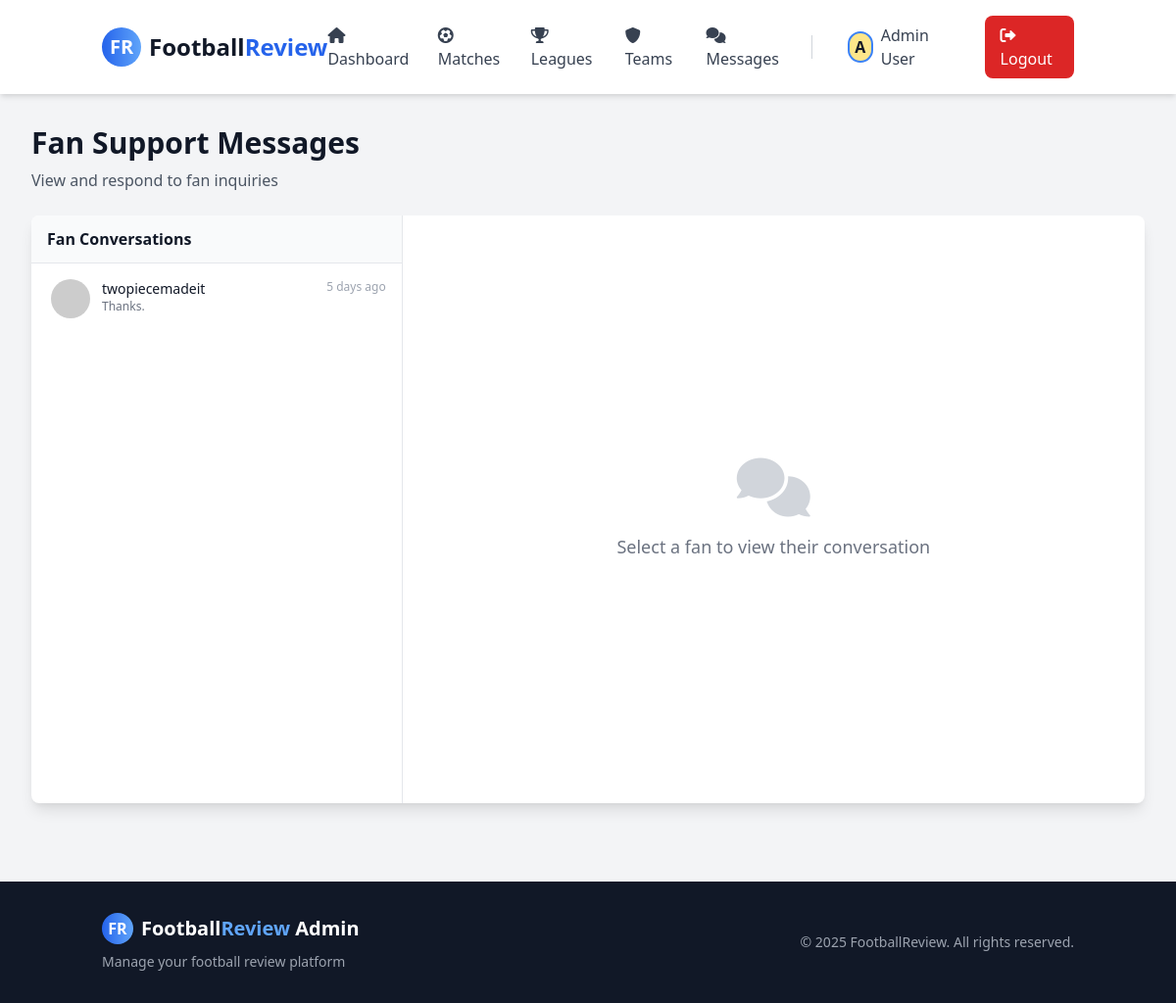
/code/admin/messages.php (signed in), run on the app's committed database.
### tables this page shows
CREATE TABLE `users` (
  `id` int NOT NULL,
  `username` varchar(50) DEFAULT NULL,
  `email` varchar(100) NOT NULL,
  `password_hash` varchar(255) NOT NULL,
  `display_name` varchar(50) DEFAULT NULL,
  `avatar` varchar(255) DEFAULT NULL,
  `bio` text,
  `role` enum('fan','admin','user') DEFAULT 'fan',
  `status` enum('active','inactive','banned') DEFAULT 'active',
  `login_attempts` int DEFAULT '0',
  `last_failed_login` timestamp NULL DEFAULT NULL,
  `last_login` timestamp NULL DEFAULT NULL,
  `created_at` timestamp NOT NULL DEFAULT CURRENT_TIMESTAMP,
  `updated_at` timestamp NOT NULL DEFAULT CURRENT_TIMESTAMP ON UPDATE CURRENT_TIMESTAMP
);

CREATE TABLE `support_messages` (
  `id` int NOT NULL,
  `user_id` int NOT NULL,
  `admin_id` int DEFAULT NULL,
  `message` text NOT NULL,
  `is_admin` tinyint(1) DEFAULT '0',
  `created_at` timestamp NOT NULL DEFAULT CURRENT_TIMESTAMP
);

### code/admin/messages.php (the view, shortened to what the rows shown need)
<?php
$db = Database::getInstance()->getConnection();
$selected_user_id = isset($_GET['user_id']) ? (int)$_GET['user_id'] : null;
$stmt = $db->query("SELECT DISTINCT u.id, u.username, u.display_name, u.avatar,
    (SELECT COUNT(*) FROM support_messages WHERE user_id = u.id) as message_count,
    (SELECT created_at FROM support_messages WHERE user_id = u.id ORDER BY created_at DESC LIMIT 1) as last_message_at
    FROM users u
    WHERE EXISTS (SELECT 1 FROM support_messages WHERE user_id = u.id AND is_admin = 0)
    AND u.role != 'admin'
    ORDER BY last_message_at DESC");
$users_with_messages = $stmt->fetchAll();
?>
<!DOCTYPE html>
<html lang="en">
<head>
    <link href="https://cdn.jsdelivr.net/npm/tailwindcss@2.2.19/dist/tailwind.min.css" rel="stylesheet">
    <link rel="stylesheet" href="https://cdnjs.cloudflare.com/ajax/libs/font-awesome/6.0.0-beta3/css/all.min.css">
    <link rel="stylesheet" href="<?= BASE_URL ?>/assets/css/style.css">
</head>
<body class="bg-gray-100">
<div class="max-w-7xl mx-auto px-4 sm:px-6 lg:px-8 py-8">
    <div class="mb-6">
        <h1 class="text-3xl font-bold text-gray-900">Fan Support Messages</h1>
    </div>
    <div class="bg-white rounded-lg shadow-lg overflow-hidden" style="height: 600px;">
        <div class="flex h-full">
            <div class="w-full md:w-1/3 border-r border-gray-200 flex flex-col h-full">
                <div class="bg-gray-50 px-4 py-3 border-b border-gray-200">
                    <h2 class="font-semibold text-gray-900">Fan Conversations</h2>
                </div>
                <div class="flex-1 overflow-y-auto">
                    <?php if (empty($users_with_messages)): ?>
                        <div class="p-8 text-center">
                            <i class="fas fa-inbox text-6xl text-gray-300 mb-3"></i>
                            <p class="text-gray-500">No messages yet</p>
                            <p class="text-xs text-gray-400 mt-2">Fans can message support from the "Chat with Us" page</p>
                        </div>
                    <?php else: ?>
                        <div class="divide-y divide-gray-200">
                            <?php foreach ($users_with_messages as $user): ?>
                                <a href="?user_id=<?= $user['id'] ?>"
                                   class="block p-4 hover:bg-gray-50 transition-colors <?= $selected_user_id == $user['id'] ? 'bg-blue-50 border-l-4 border-blue-600' : 'border-l-4 border-transparent' ?>">
                                    <div class="flex items-start">
                                        <img src="<?= get_avatar_url($user['avatar'] ?? '', 40) ?>"
                                             alt="<?= htmlspecialchars($user['display_name'] ?? $user['username'] ?? 'User') ?>"
                                             class="h-10 w-10 rounded-full object-cover">
                                        <div class="ml-3 flex-1 min-w-0">
                                            <p class="text-sm font-medium text-gray-900 truncate">
                                                <?= htmlspecialchars($user['display_name'] ?? $user['username'] ?? 'User') ?>
                                            </p>
                                            <p class="text-xs text-gray-500 truncate">
                                                <?php
                                                    $stmt = $db->prepare("SELECT message FROM support_messages WHERE (user_id = ? AND is_admin = 0) OR (admin_id = ? AND is_admin = 1) ORDER BY created_at DESC LIMIT 1");
                                                    $stmt->execute([$user['id'], $user['id']]);
                                                    $last_message = $stmt->fetch();
                                                    echo !empty($last_message['message']) ?
                                                        (strlen($last_message['message']) > 30 ?
                                                            substr($last_message['message'], 0, 30) . '...' :
                                                            $last_message['message']) :
                                                        'No messages yet';
                                                ?>
                                            </p>
                                        </div>
                                        <div class="text-xs text-gray-400 text-right">
                                            <?= time_elapsed_string($user['last_message_at']) ?>
                                        </div>
                                    </div>
                                </a>
                            <?php endforeach; ?>
                        </div>
                    <?php endif; ?>
                </div>
            </div>
        </div>
    </div>
</div>
</body>
</html>

### data on the page
users: display_name "twopiecemadeit", support_messages.message "Thanks.", last_message_at "5 days ago"

### other printed values
$_SESSION['display_name'] "Admin User"
